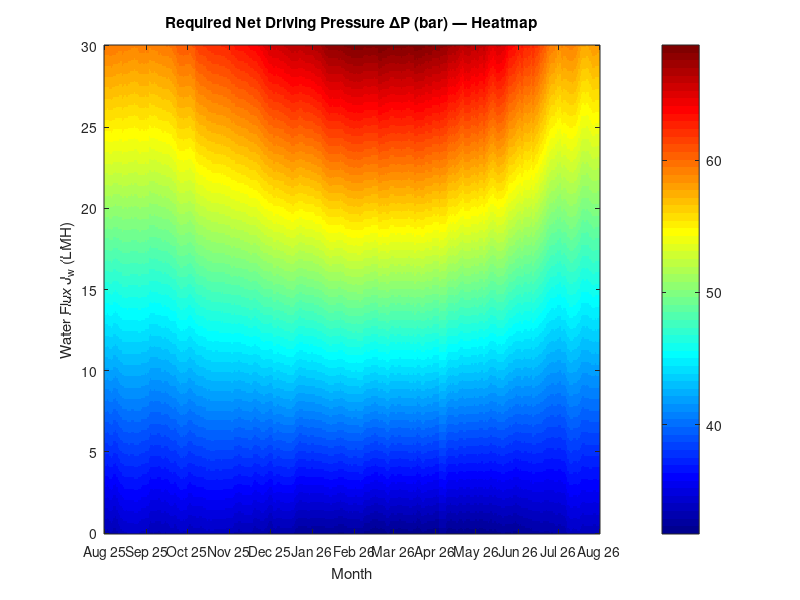
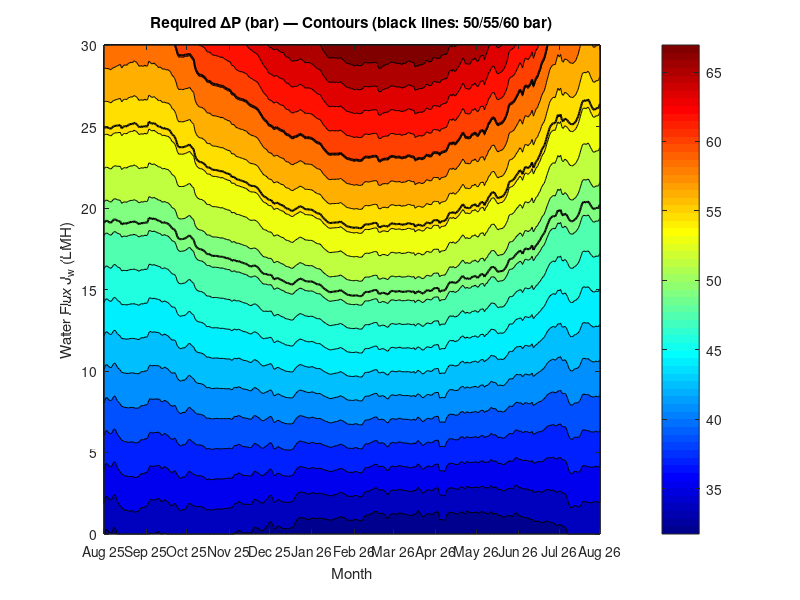
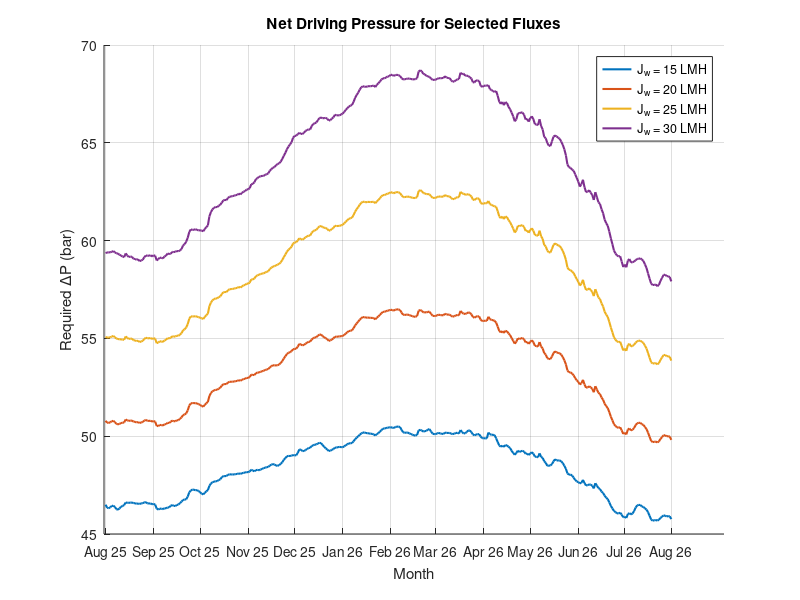
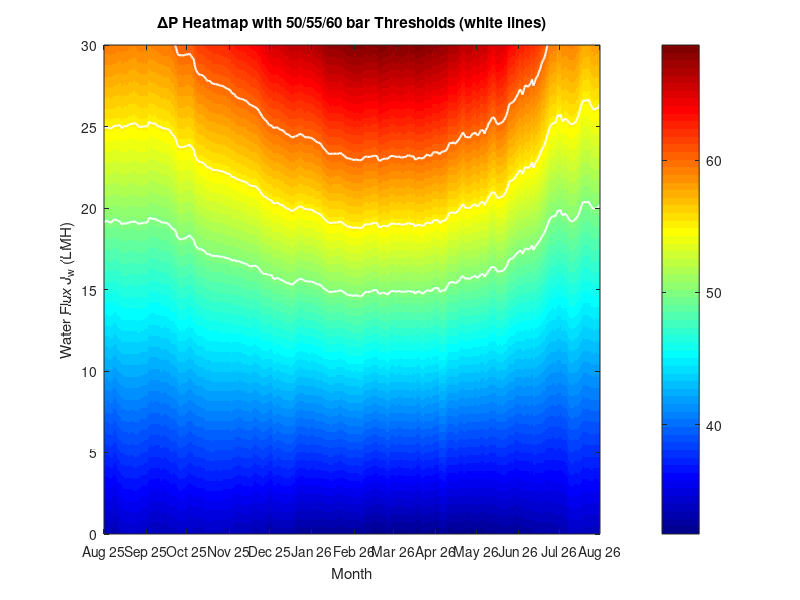

MATLAB code for these plots, in order:
%% Load data
load('delta_P_finder.mat', 'delta_P', 'J_w', 'STPi', 'dates');

%% Month labels (day indices for a year starting 31 July)
month_ticks = [1 32 62 93 123 154 185 214 245 275 306 336 366];
month_labels = {'Aug 25','Sep 25','Oct 25','Nov 25','Dec 25','Jan 26',...
                'Feb 26','Mar 26','Apr 26','May 26','Jun 26','Jul 26','Aug 26'};

%% =======================================================================
%% Figure 1: Heatmap (imagesc)
%% =======================================================================
figure('Name','Heatmap','Position',[100 100 900 400]);
imagesc(1:366, J_w, delta_P);
axis xy;
colorbar;
colormap(jet);

xticks(month_ticks); xticklabels(month_labels);
xlabel('Month');
ylabel('Water Flux J_w (LMH)');
title('Required Net Driving Pressure \DeltaP (bar) — Heatmap');

%% =======================================================================
%% Figure 2: Contour Plot
%% =======================================================================
figure('Name','Contour','Position',[200 200 900 400]);
contourf(1:366, J_w, delta_P, 20);
hold on;
contour(1:366, J_w, delta_P, [50 55 60], 'k-', 'LineWidth', 1.5);
hold off;

colorbar;
colormap(jet);

xticks(month_ticks); xticklabels(month_labels);
xlabel('Month');
ylabel('Water Flux J_w (LMH)');
title('Required \DeltaP (bar) — Contours (black lines: 50/55/60 bar)');

%% =======================================================================
%% Figure 3: Representative Line Curves
%% =======================================================================
figure('Name','Line Curves','Position',[250 250 900 400]);
hold on;

flux_picks = [15, 20, 25, 30];
colors = lines(length(flux_picks));

for k = 1:length(flux_picks)
    idx = find(J_w == flux_picks(k));
    if ~isempty(idx)
        plot(1:366, delta_P(idx, :), 'Color', colors(k,:), ...
             'LineWidth', 1.5, 'DisplayName', sprintf('J_w = %.0f LMH', flux_picks(k)));
    end
end
hold off;

xticks(month_ticks); xticklabels(month_labels);
xlabel('Month');
ylabel('Required \DeltaP (bar)');
title('Net Driving Pressure for Selected Fluxes');
legend('Location', 'best');
grid on;

%% =======================================================================
%% Figure 4: Heatmap + Threshold Contours (combined view)
%% =======================================================================
figure('Name','Combined View','Position',[300 300 900 400]);
imagesc(1:366, J_w, delta_P);
axis xy;
hold on;
contour(1:366, J_w, delta_P, [50 55 60], 'w-', 'LineWidth', 1.5);
hold off;

colorbar;
colormap(jet);

xticks(month_ticks); xticklabels(month_labels);
xlabel('Month');
ylabel('Water Flux J_w (LMH)');
title('\DeltaP Heatmap with 50/55/60 bar Thresholds (white lines)');
